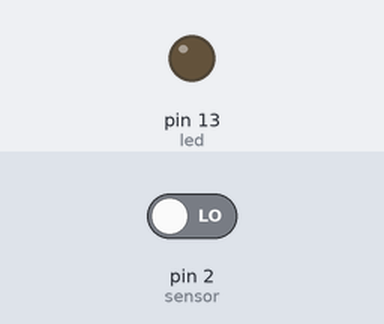
Simulated run of this sketch. Board: Arduino Uno, built with avr-gcc and run on an emulated ATmega328P. Parts: output pins drawn as LEDs (lit = HIGH). The test bench sets the inputs (shaded band); at power-on: pin 2 (sensor) LOW.

Above: at 1.2 s.
1.3 s: pin 2 (sensor) driven HIGH
At 2.2 s:
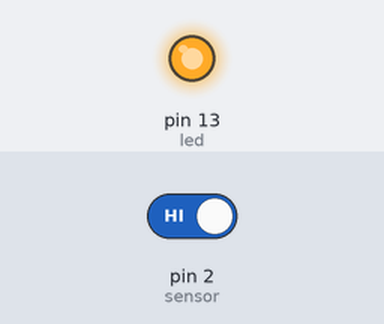
2.8 s: pin 2 (sensor) driven LOW
At 3.3 s:
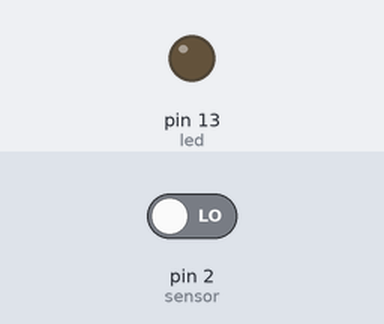
Timing chart, 0 to 5.8 s (numbered marks = the images above; inputs shaded):
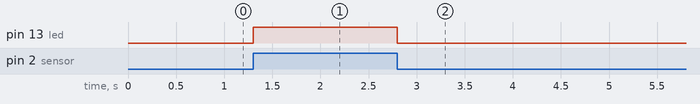

The sketch:

pir.ino
```cpp
/*
   http://RandomNerdTutorials.com/pirsensor
 */

int led = 13;
int sensor = 2;
int stare = LOW;
int val = 0;
void setup() {
  pinMode(led, OUTPUT);      // initializare LED ca iesire
  pinMode(sensor, INPUT);    // initializare senzor ca intrare

}

void loop(){
  val = digitalRead(sensor);
  if (val == HIGH)
  {
    digitalWrite(led, HIGH);
    delay(100);

    if (stare == LOW)
    {
      stare = HIGH;
    }
  }
  else
  {
      digitalWrite(led, LOW);
      delay(100);

      if (stare == HIGH)
      {
        stare = LOW;
      }
  }
}
```

Measured:
- after the input at 1.3 s, pin 13 (led): LOW → HIGH at once
- after the input at 2.8 s, pin 13 (led): HIGH → LOW at once
